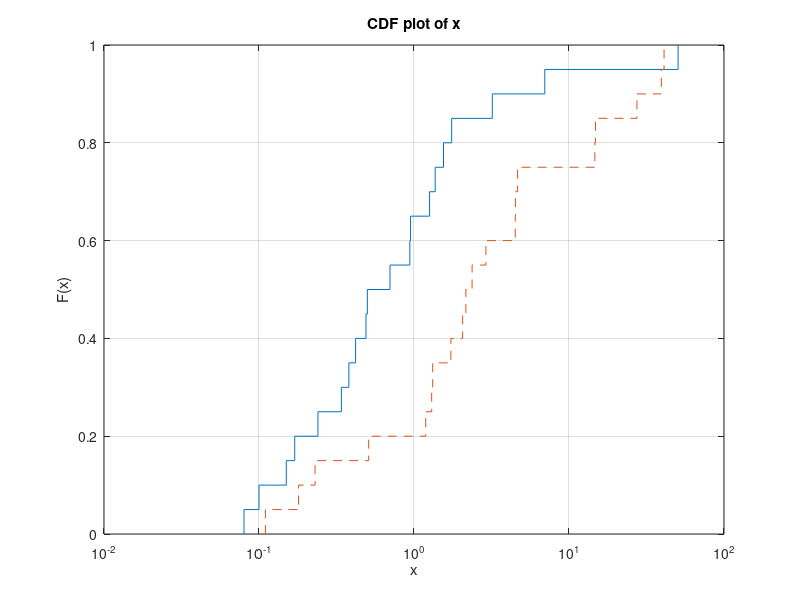

This figure's MATLAB source:
controlB   = [0.08, 0.10, 0.15, 0.17, 0.24, 0.34, 0.38, 0.42, 0.49, 0.50, 0.70, 0.94, 0.95, 1.26, 1.37, 1.55, 1.75, 3.20, 6.98, 50.57];
treatmentB = [2.37, 2.16, 14.82, 1.73, 41.04, 0.23, 1.32, 2.91, 39.41, 0.11, 27.44, 4.51, 0.51, 4.50, 0.18, 14.68, 4.66, 1.30, 2.06, 1.19];

% plot
c = cdfplot(controlB);
hold on;
t = cdfplot(treatmentB);
set(t, 'LineStyle', '--');
set(gca,'XScale','log');